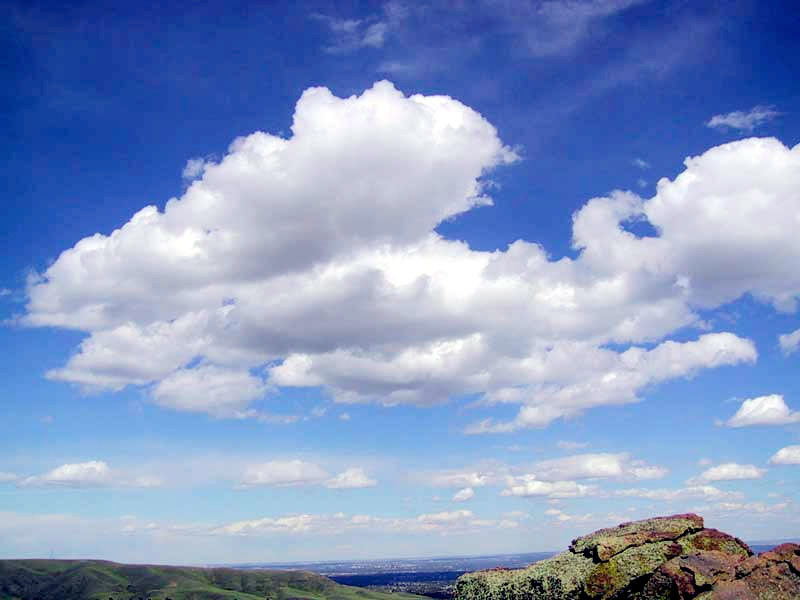
#> input picture init_work/cloud14.jpg, 800 x 600 px
$ python canny_edge.py   (Python 2 division)
#> lines starting #> are read from the running program, lines starting #| are printed output that depends on the picture; after the words box and inside, x2 and y2 are one past the last pixel; in counts of white or black regions, pixels touching at a corner belong together
import numpy as np
import cv2 as cv
from matplotlib import pyplot as plt

class Canny:

	def __init__(self, filename, ind):
#> called with filename = 'cloud14.jpg', ind = 2
		self.img = cv.imread(filename ,0)
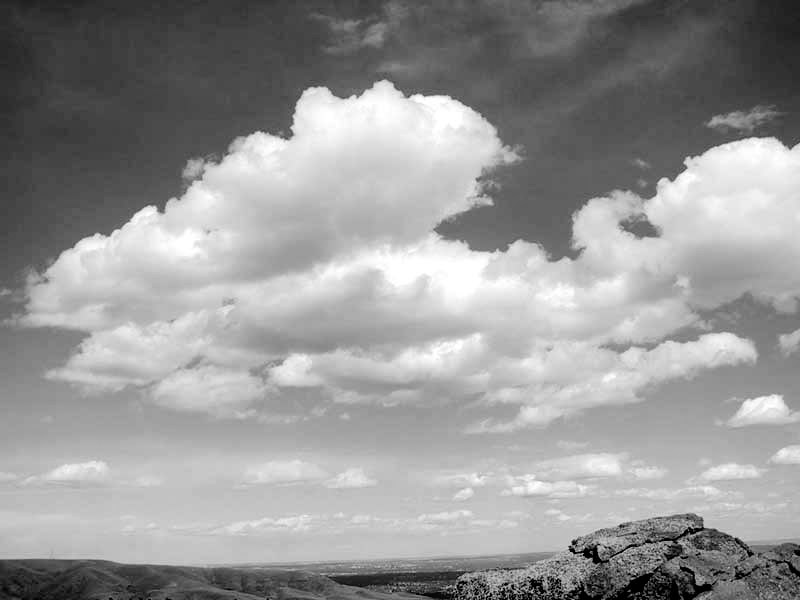
#> self.img: shape (600, 800); min 0, max 255, mean 150.7
		self.ind = ind

	def do_canny(self):
		edges = cv.Canny(self.img,200,200, apertureSize = 3)
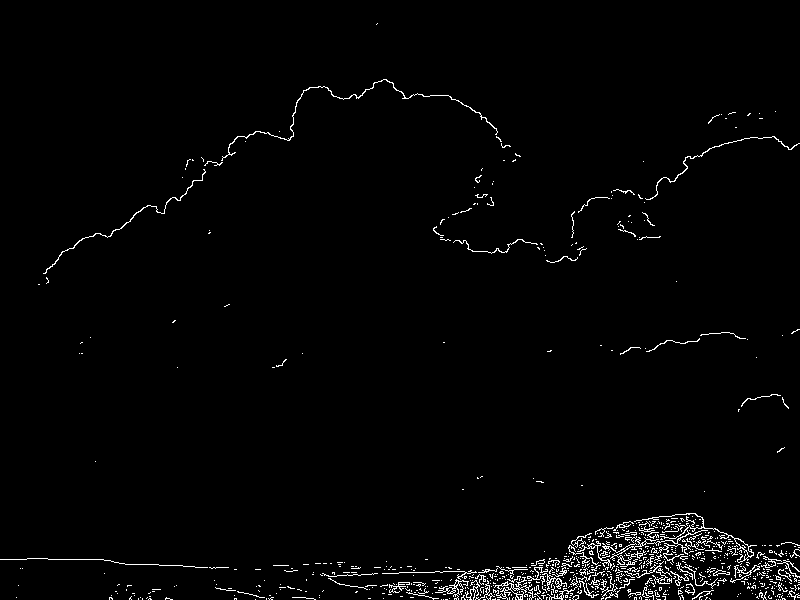
#> edges: shape (600, 800); 1.8% white in thin lines or dots
		#plt.subplot(121),plt.imshow(self.img, cmap = 'gray')
		#plt.title('Original Image'), plt.xticks([]), plt.yticks([])
		#plt.subplot(122),
		plt.imshow(edges,cmap = 'gray')

		plt.savefig('cannyimg' + str(self.ind) + '.png')
		#plt.title('Edge Image'), plt.xticks([]), plt.yticks([])
		#plt.show()
		return edges

	def do_hough(self, edges):
		minLineLength = 100
		maxLineGap = 10
		lines = cv.HoughLinesP(edges,1,np.pi/180,100,minLineLength,maxLineGap)
#> lines = 19 rows, first 6: [216, 567, 228, 567], [61, 559, 79, 559], [400, 572, 434, 572], [135, 564, 153, 564], [80, 559, 103, 559], [159, 565, 182, 565]
		print lines
#> (printed output is left out)
		for line in lines:
			for x1,y1,x2,y2 in line:
				print('x ', x1, x2)
				print('y', y1, y2)
				cv.line(self.img,(x1,y1),(x2,y2),(0,255,0),2)
#> this loop made 19 passes
#> line on passes 1 to 12: [[216, 567, 228, 567]], [[61, 559, 79, 559]], [[400, 572, 434, 572]], [[135, 564, 153, 564]], [[80, 559, 103, 559]], [[159, 565, 182, 565]], [[273, 565, 288, 565]], [[48, 559, 58, 559]], [[293, 597, 305, 597]], [[119, 563, 134, 564]], [[514, 569, 527, 569]], [[195, 567, 207, 567]]
#> (printed output is left out)
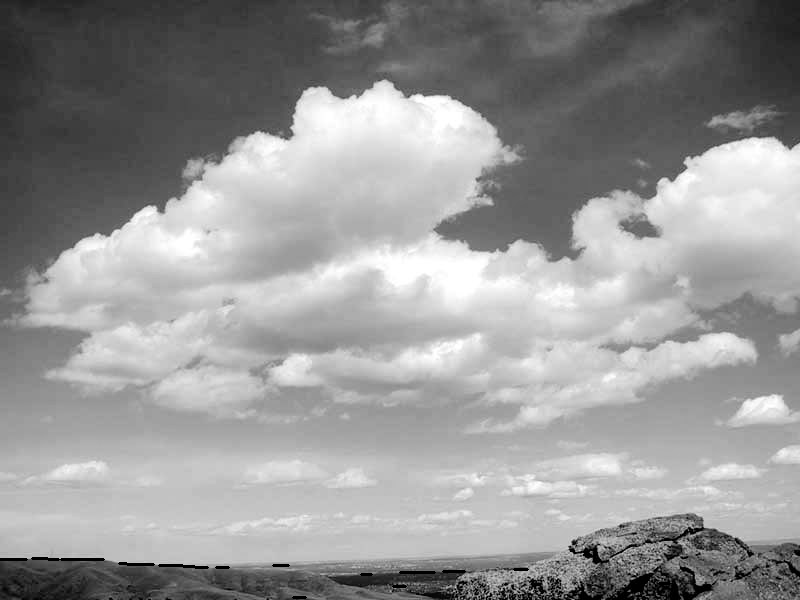
#> self.img: shape (600, 800); 0.21% of pixels changed, all inside (x1, y1, x2, y2) = (0, 557, 670, 599)

		cv.imwrite('houghlines1.jpg',self.img)
c = Canny('cloud14.jpg', 2)
edges = c.do_canny()
c.do_hough(edges)

$ run again, with init_work/cloud11.jpeg copied over init_work/cloud14.jpg
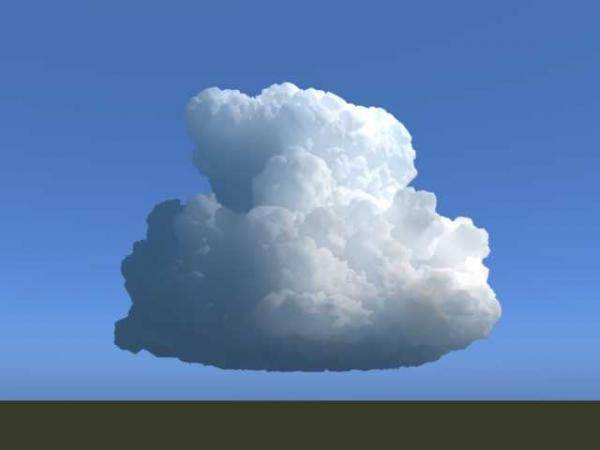
#> input picture init_work/cloud11.jpeg, 600 x 450 px
#> in do_canny, `edges = cv.Canny(self.img,200,200, apertureSize = 3)`:
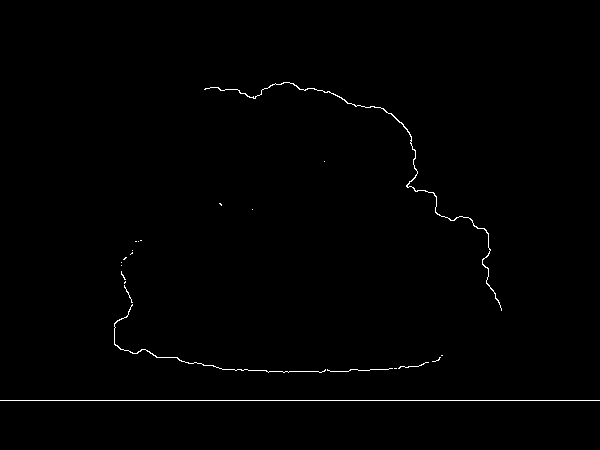
#> edges: shape (450, 600); 0.62% white in thin lines or dots, all inside (x1, y1, x2, y2) = (0, 82, 600, 401)
#> lines = [[0, 400, 599, 400]]
#| [[[  0 400 599 400]]]
#> the loop in do_hough, `for line in lines:` made 1 pass
#> (printed output is left out)
#> after the loop in do_hough, `for line in lines:`:
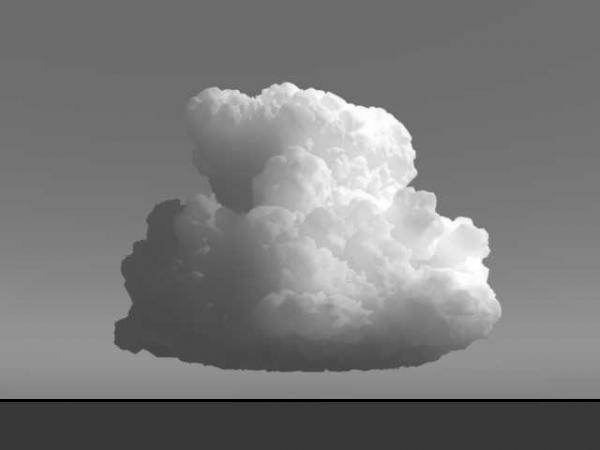
#> self.img: shape (450, 600); min 0, max 255, mean 121.4
